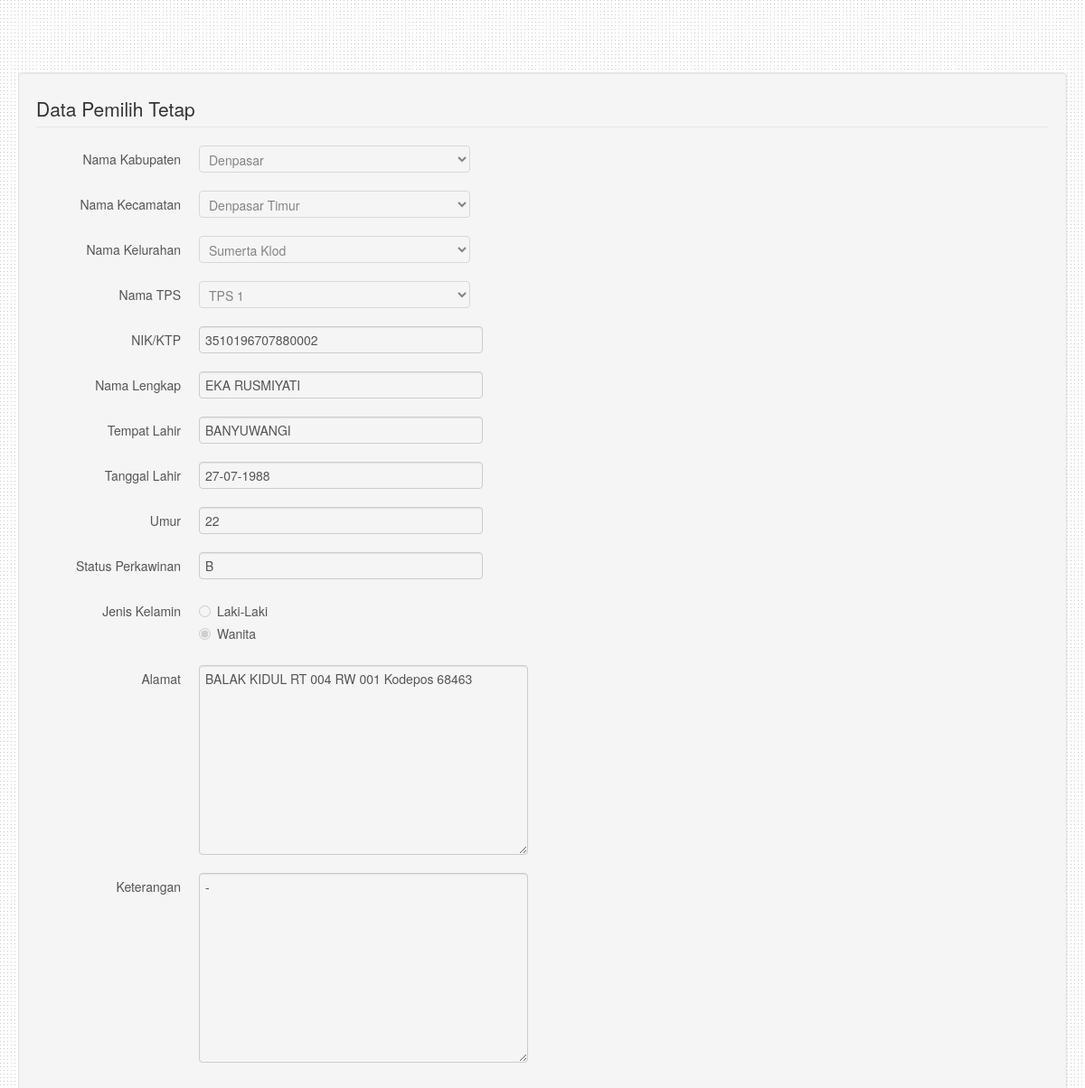
Page /app_front/detail/17 on the committed database.
### tables this page shows
CREATE TABLE IF NOT EXISTS `tbl_data_pemilih` (
  `id_data_pemilih` int(11) NOT NULL AUTO_INCREMENT,
  `id_kabupaten` int(10) NOT NULL,
  `id_kecamatan` int(10) NOT NULL,
  `id_kelurahan_desa` int(10) NOT NULL,
  `id_tps` int(10) NOT NULL,
  `nik_ktp` varchar(50) NOT NULL,
  `nama_lengkap` varchar(100) NOT NULL,
  `tempat_lahir` varchar(50) NOT NULL,
  `tanggal_lahir` varchar(50) NOT NULL,
  `umur` varchar(10) NOT NULL,
  `stts_perkawinan` varchar(1) DEFAULT NULL,
  `jk_l` varchar(2) DEFAULT NULL,
  `jk_p` varchar(2) DEFAULT NULL,
  `alamat` text,
  `keterangan` text,
  PRIMARY KEY (`id_data_pemilih`)
);

### application/controllers/app_front.php (called while the page is built, shortened)
<?php if ( ! defined('BASEPATH')) exit('No direct script access allowed');
class app_front extends CI_Controller {
	public function detail()
	{
		$id_get['id_data_pemilih'] = $this->uri->segment(3);
		$dt = $this->db->get_where("tbl_data_pemilih",$id_get)->row();
		$d['id_param'] = $dt->id_data_pemilih;
		$d['id_kabupaten'] = $dt->id_kabupaten;
		$d['id_kecamatan'] = $dt->id_kecamatan;
		$d['id_kelurahan_desa'] = $dt->id_kelurahan_desa;
		$d['id_tps'] = $dt->id_tps;
		$d['nik_ktp'] = $dt->nik_ktp;
		$d['nama_lengkap'] = $dt->nama_lengkap;
		$d['tempat_lahir'] = $dt->tempat_lahir;
		$d['tanggal_lahir'] = $dt->tanggal_lahir;
		$d['umur'] = $dt->umur;
		$d['stts_perkawinan'] = $dt->stts_perkawinan;
		if($dt->jk_l=="")
		{
			$d['kelamin'] = $dt->jk_p;
		}
		else
		{
			$d['kelamin'] = $dt->jk_l;
		}
		$d['alamat'] = $dt->alamat;
		$d['keterangan'] = $dt->keterangan;
		$d['data_kabupaten'] = $this->db->get("tbl_kabupaten");
		$d['data_kecamatan'] = $this->db->get("tbl_kecamatan");
		$d['data_kelurahan'] = $this->db->get("tbl_kelurahan_desa");
		$d['data_tps'] = $this->db->get("tbl_tps");
		$d['st'] = "edit";
		$this->load->view("app_front/data_pemilih/detail",$d);
	}
}

### index.php (called while the page is built, shortened)
<?php
require_once BASEPATH.'core/CodeIgniter.php';

### application/views/app_front/data_pemilih/detail.php (the view, shortened to what this page needs)
<!DOCTYPE html>
<html lang="en">
  <head>
    <link href="<?php echo base_url(); ?>asset/bootstrap/css/bootstrap.min.css" rel="stylesheet">
    <link href="<?php echo base_url(); ?>asset/bootstrap/css/bootstrap-responsive.min.css" rel="stylesheet">
    <link href="<?php echo base_url(); ?>asset/bootstrap/css/docs.css" rel="stylesheet">
    <link href="<?php echo base_url(); ?>asset/bootstrap/css/chosen.css" rel="stylesheet">
  </head>
  <body>
	<div class="well">
		<?php echo form_open_multipart('app_admin_data_pemilih/simpan','class="form-horizontal"'); ?>
		  <div class="control-group">
		  	<legend>Data Pemilih Tetap</legend>
			<label class="control-label" for="nama_hukuman">Nama Kabupaten</label>
			<div class="controls">
			  <select data-placeholder="Pilih Kabupaten..." class="chzn-select" style="width:300px;" tabindex="2" name="id_kabupaten" id="id_kabupaten" disabled>
				<?php
					foreach($data_kabupaten->result_array() as $d)
					{
						if($id_kabupaten==$d['id_kabupaten'])
						{
				?>
					<option value="<?php echo $d['id_kabupaten']; ?>" selected="selected"><?php echo $d['nama_kabupaten']; ?></option>
				<?php
						}
						else
						{
				?>
					<option value="<?php echo $d['id_kabupaten']; ?>"><?php echo $d['nama_kabupaten']; ?></option>
				<?php
						}
					}
				?>
			  </select>
			</div>
		  </div>
		  <div class="control-group">
			<label class="control-label" for="nama_hukuman">Nama Kecamatan</label>
			<div class="controls" id="datakecamatan">
			<select data-placeholder="Pilih Kecamatan..." class="chzn-select-kecamatan" style="width:300px;" tabindex="2" name="id_kecamatan" id="id_kecamatan" disabled>
				<?php
					foreach($data_kecamatan->result_array() as $d)
					{
						if($id_kecamatan==$d['id_kecamatan'])
						{
				?>
					<option value="<?php echo $d['id_kecamatan']; ?>" selected="selected"><?php echo $d['nama_kecamatan']; ?></option>
				<?php
						}
						else
						{
				?>
					<option value="<?php echo $d['id_kecamatan']; ?>"><?php echo $d['nama_kecamatan']; ?></option>
				<?php
						}
					}
				?>
			  </select>
			</div>
		  </div>
		  <div class="control-group">
			<label class="control-label" for="nama_hukuman">Nama Kelurahan</label>
			<div class="controls" id="datakelurahan">
			<select data-placeholder="Pilih Kelurahan/Desa..." class="chzn-select-kelurahan" style="width:300px;" tabindex="2" name="id_kelurahan_desa" id="id_kelurahan_desa" disabled>
				<?php
					foreach($data_kelurahan->result_array() as $d)
					{
						if($id_kelurahan_desa==$d['id_kelurahan_desa'])
						{
				?>
					<option value="<?php echo $d['id_kelurahan_desa']; ?>" selected="selected"><?php echo $d['nama_kelurahan_desa']; ?></option>
				<?php
						}
						else
						{
				?>
					<option value="<?php echo $d['id_kelurahan_desa']; ?>"><?php echo $d['nama_kelurahan_desa']; ?></option>
				<?php
						}
					}
				?>
			  </select>
			</div>
		  </div>
		  <div class="control-group">
			<label class="control-label" for="nama_hukuman">Nama TPS</label>
			<div class="controls" id="datatps">
			<select data-placeholder="Pilih TPS..." class="chzn-select-tps" style="width:300px;" tabindex="2" name="id_tps" id="id_tps" disabled>
				<?php
					foreach($data_tps->result_array() as $d)
					{
						if($id_tps==$d['id_tps'])
						{
				?>
					<option value="<?php echo $d['id_tps']; ?>" selected="selected"><?php echo $d['nama_tps']; ?></option>
				<?php
						}
						else
						{
				?>
					<option value="<?php echo $d['id_tps']; ?>"><?php echo $d['nama_tps']; ?></option>
				<?php
						}
					}
				?>
			  </select>
			</div>
		  </div>
		  <div class="control-group">
			<label class="control-label" for="nama_hukuman">NIK/KTP</label>
			<div class="controls">
				<input type="text" style="width:300px;" name="nik_ktp" value="<?php echo $nik_ktp; ?>" disabled>
			</div>
		  </div>
		  <div class="control-group">
			<label class="control-label" for="nama_hukuman">Nama Lengkap</label>
			<div class="controls">
				<input type="text" style="width:300px;" name="nama_lengkap" value="<?php echo $nama_lengkap; ?>" disabled>
			</div>
		  </div>
		  <div class="control-group">
			<label class="control-label" for="nama_hukuman">Tempat Lahir</label>
			<div class="controls">
				<input type="text" style="width:300px;" name="tempat_lahir" value="<?php echo $tempat_lahir; ?>" disabled>
			</div>
		  </div>
		  <div class="control-group">
			<label class="control-label" for="nama_hukuman">Tanggal Lahir</label>
			<div class="controls">
				<input type="text" style="width:300px;" name="tanggal_lahir" placeholder="Tanggal-Bulan-Tahun" value="<?php echo $tanggal_lahir; ?>" disabled>
			</div>
		  </div>
		  <div class="control-group">
			<label class="control-label" for="nama_hukuman">Umur</label>
			<div class="controls">
				<input type="text" style="width:300px;" name="umur" value="<?php echo $umur; ?>" disabled>
			</div>
		  </div>
		  <div class="control-group">
			<label class="control-label" for="nama_hukuman">Status Perkawinan</label>
			<div class="controls">
				<input type="text" style="width:300px;" name="stts_perkawinan" value="<?php echo $stts_perkawinan; ?>" disabled>
			</div>
		  </div>
		  <div class="control-group">
		  <?php
		  	$laki = '';
		  	$wanita = '';
		  	if($kelamin=="Pr")
		  	{
			  	$laki = '';
			  	$wanita = 'checked';
		  	}
		  	else if($kelamin=="Lk")
		  	{
			  	$laki = 'checked';
			  	$wanita = '';
		  	}
		  ?>
			<label class="control-label" for="nama_hukuman">Jenis Kelamin</label>
			<div class="controls">
			<label class="radio">
				<input type="radio" name="kelamin" value="laki" <?php echo $laki; ?> disabled>Laki-Laki
			</label>
			<label class="radio">
				<input type="radio" name="kelamin" value="wanita" <?php echo $wanita; ?> disabled>Wanita
			</label>
			</div>
		  </div>
		  <div class="control-group">
			<label class="control-label" for="nama_hukuman">Alamat</label>
			<div class="controls">
				<textarea style="width:350px; height:200px;" name="alamat" disabled><?php echo $alamat; ?></textarea>
			</div>
		  </div>
		  <div class="control-group">
			<label class="control-label" for="nama_hukuman">Keterangan</label>
			<div class="controls">
				<textarea style="width:350px; height:200px;" name="keterangan" disabled><?php echo $keterangan; ?></textarea>
			</div>
		  </div>
		<?php echo form_close(); ?>
	</div>
  </body>
</html>

### application/views/app_front/data_pemilih/detail.php (style rules this page uses)
body { margin:20px; }

### rows in the picture
tbl_data_pemilih: nik_ktp "3510196707880002", nama_lengkap "EKA RUSMIYATI", tempat_lahir "BANYUWANGI", tanggal_lahir "27-07-1988", umur "22", stts_perkawinan "B", alamat "BALAK KIDUL RT 004 RW 001 Kodepos 68463", keterangan "-"

### other values in the picture
form field id_kabupaten "Denpasar"
form field id_kecamatan "Denpasar Timur"
form field id_kelurahan_desa "Sumerta Klod"
form field id_tps "TPS 1"
